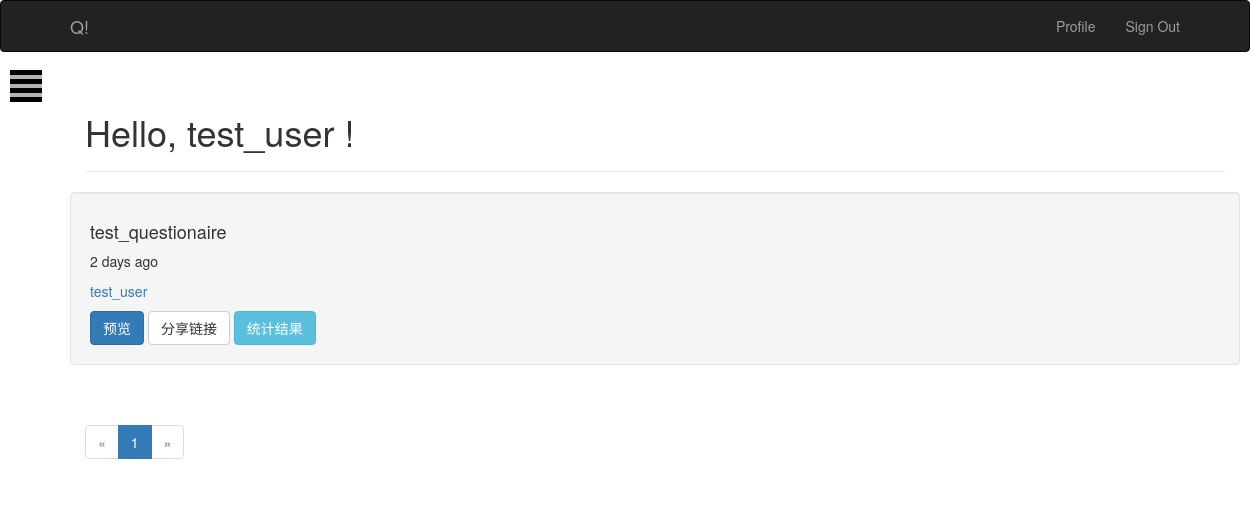
Before: / (signed in) with the older database file.
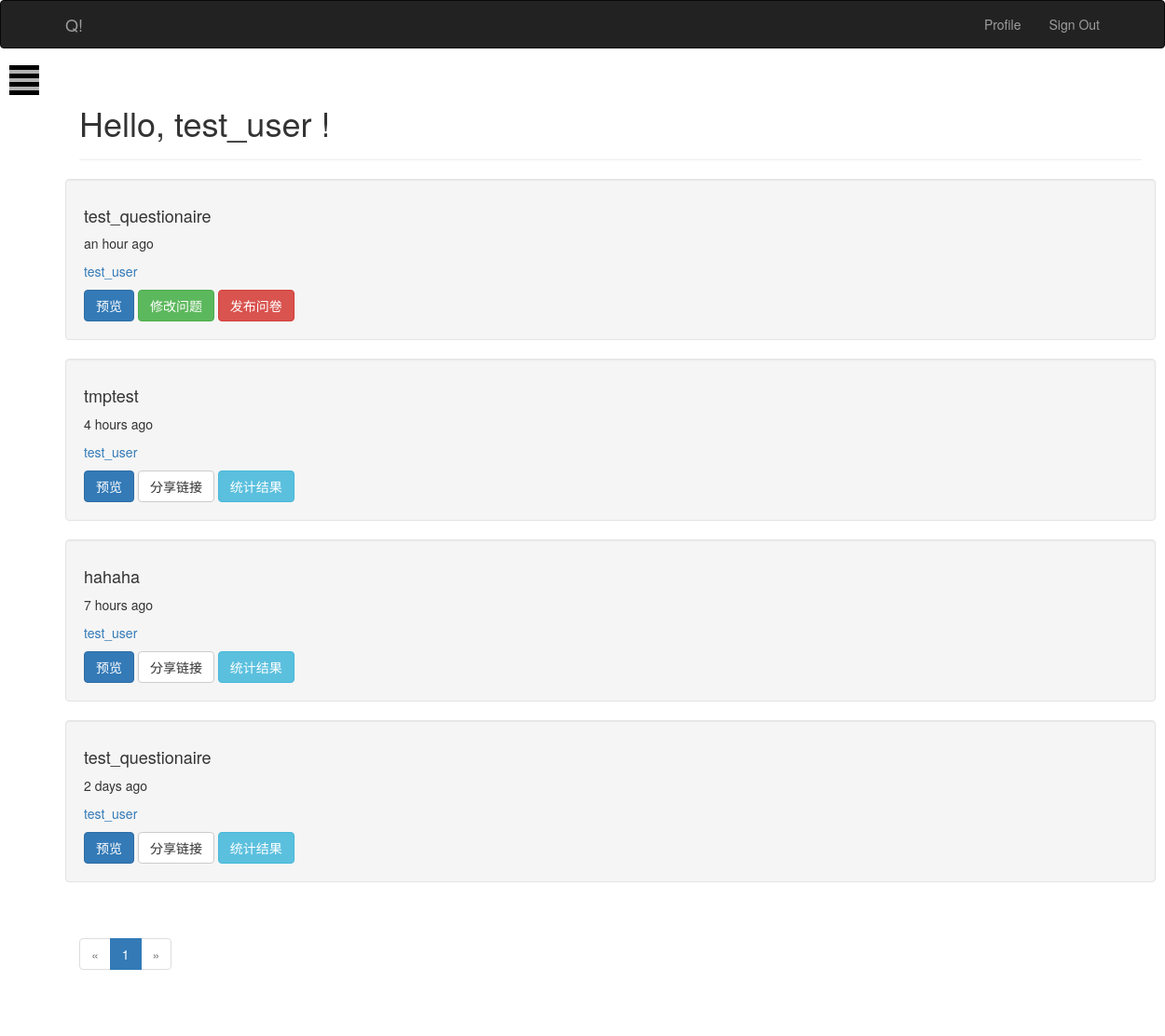
After: the same page with the newer database file.
### app/models.py (models this page shows, shortened)
class User(UserMixin, db.Model):
    __tablename__ = 'users'
    id = db.Column(db.Integer, primary_key=True)
    email = db.Column(db.String(64), unique=True, index=True)
    username = db.Column(db.String(64), unique=True)
    name = db.Column(db.String(64))
    location = db.Column(db.String(64))
    about_me = db.Column(db.Text())
    member_since = db.Column(db.DateTime(), default=datetime.utcnow)
    last_seen = db.Column(db.DateTime(), default=datetime.utcnow)
    confirmed = db.Column(db.Boolean, default=False)
    password_hash = db.Column(db.String(128))
    role_id = db.Column(db.Integer, db.ForeignKey('roles.id'))
    questionaires = db.relationship('Questionaire', backref="author", lazy="dynamic")
    posts = db.relationship('Post', backref="author", lazy="dynamic")
    @property
    def password(self):
        raise AttributeError('password is not a readable attribute')
    def ping(self):
        self.last_seen = datetime.utcnow()
        db.session.add(self)
    def is_anonymous(self):
        return False

class Questionaire(db.Model):
    __tablename__ = "questionaires"
    id = db.Column(db.Integer, primary_key=True)
    title = db.Column(db.String(20))
    description = db.Column(db.Text())
    timestamp = db.Column(db.DateTime, index=True, default=datetime.utcnow)
    author_id = db.Column(db.Integer, db.ForeignKey('users.id'))
    questions = db.relationship('Question', backref="questionaire", lazy="dynamic")
    releases = db.relationship('QuestionaireRelease', backref="questionaire", lazy="dynamic")

### app/main/views.py (the view)
@main.route('/', methods=['GET', 'POST'])
def index():
    page = request.args.get('page', 1, type=int)
    if current_user.is_anonymous() == False:
        pagination = Questionaire.query.order_by(Questionaire.timestamp.desc()).filter_by(author=current_user._get_current_object()).paginate(
            page, per_page=current_app.config['FLASK_POSTS_PER_PAGE'],
            error_out=False
        )
        questionaires = pagination.items
        return render_template('index.html', current_time=datetime.utcnow(), questionaires=questionaires, pagination=pagination)
    return render_template('anonymous.html')

### app/auth/views.py (called while the page is built)
@auth.before_app_request
def before_request():
    if current_user.is_authenticated:
        current_user.ping()
        if not current_user.confirmed \
            and request.endpoint[:5] != 'auth.':
            return redirect(url_for('auth.unconfirmed'))

### app/main/__init__.py (called while the page is built)
@main.app_context_processor
def inject_permission():
    return dict(Permission=Permission)

### app/models.py (called while the page is built)
@login_manager.user_loader
def load_user(user_id):
    return User.query.get(int(user_id))

### app/templates/index.html (shortened to what this page needs)
{% extends 'base.html' %}
{% import "bootstrap/wtf.html" as wtf %}
{% import "_macros.html" as macros %}
{% block head%}
{{super()}}
{% endblock %}
{% block page_content %}
    <div class="page-header">
        <h1>Hello,
            {% if current_user.is_authenticated %}
                {{ current_user.username }}
            {% else %}
                Stranger
            {% endif %}!
        </h1>
    </div>
{% include '_posts.html' %}
<div class="pagination">
    {{ macros.pagination_widget(pagination, '.index') }}
</div>
{% endblock page_content %}
{% block content %}
{{super()}}
<div id="wrapper">
      <div id="page-content-wrapper">
        <button type="button" class="hamburger is-closed animated fadeInLeft" data-toggle="offcanvas">
          <span class="hamb-top"></span>
          <span class="hamb-middle"></span>
          <span class="hamb-bottom"></span>
        </button>
      </div>
</div>
{% endblock content %}

### app/templates/base.html (shortened to what this page needs)
{% extends "bootstrap/base.html" %}
{% block head %}
    {{ super() }}
    <link href="//netdna.bootstrapcdn.com/bootstrap/3.0.0/css/bootstrap.min.css" rel="stylesheet">
    <link rel="stylesheet" href="{{ url_for('static', filename='bootstrap.min.css') }}" />
    <link rel="stylesheet" href="{{ url_for('static', filename='style.css') }}" />
{% endblock head %}
{% block navbar %}
<div class="navbar navbar-inverse navbar-toggleable-xl" role="navigation">
    <div class="container">
        <div class="navbar-collapse">
            <a class="navbar-brand" href="/">Q!</a>
            <ul class="nav navbar-nav navbar-right">
                {% if current_user.is_authenticated %}
                <li><a href="{{ url_for('main.user', username=current_user.username) }}">Profile</a></li>
                <li><a href="{{ url_for('auth.logout') }}">Sign Out</a></li>
                {% else %}
                <li><a href="{{ url_for('auth.login') }}">Sign In</a></li>
                <li><a href="{{ url_for('auth.register') }}">Register</a></li>
                {% endif %}
            </ul>
        </div>
    </div>
</div>
{% endblock navbar %}
{% block content%}
<div class="container" id="mainbody">
    {% block page_content %}
    {% endblock page_content %}
</div>
{% endblock content %}

### app/templates/_macros.html
{% macro pagination_widget(pagination, endpoint) %}
<ul class="pagination">
    <li {% if not pagination.has_prev %} class="disabled" {% endif %}>
        <a href="{% if pagination.has_prev %}{{url_for(endpoint, page=pagination.page-1, **kwargs)}} {% else %}#{% endif %}">&laquo;</a>
    </li>
    {% for p in pagination.iter_pages() %}
        {% if p %}
            {% if p == pagination.page %}
                <li class="active">
                    <a href="{{ url_for(endpoint, page=p, **kwargs)}}">{{p}}</a>
                </li>
            {% else %}
                <li>
                    <a href="{{ url_for(endpoint, page=p, **kwargs)}}">{{p}}</a>
                </li>
            {% endif %}
        {% else %}
                <li class="disabled"><a href="#">&hellip;</a></li>
        {% endif %}
    {% endfor %}
    <li {% if not pagination.has_next %}class="disabled"{% endif %}>
        <a href="{% if pagination.has_next %}{{url_for(endpoint, page=pagination.page+1, **kwargs)}} {% else %}#{% endif %}">&raquo;</a>
    </li>
</ul>
{% endmacro %}

### app/templates/_posts.html
<div class="row">
    {% for questionaire in questionaires %}
    <div class="card well">
        <div class="card-body">
            <h4 class="card-title">{{ questionaire.title }}</h4>
            <p class="card-text">{{ moment(questionaire.timestamp).fromNow() }}</p>
            <p class="card-text"><a href="{{ url_for('.user', username=questionaire.author.username) }}">{{ questionaire.author.username }}</a></p>
        </div>
        <div class="questionaire-body">
            <div class="questionaire-footer">
                <a href="{{url_for('main.questionaire', id=questionaire.id)}}">
                    <span class="btn btn-primary">预览</span>
                </a>
                {% if current_user == questionaire.author %}
                    {% if questionaire.releases[0] %}
                    <span class="btn btn-default" id="questionaire_{{questionaire.id}}.copylink" onclick="copy(this)">分享链接</span>
                    <a href="{{ url_for('main.analyse_questionaire', id=questionaire.id) }}">
                        <span class="btn btn-info">统计结果</span>
                    </a>
                    {% else %}
                    <a href="{{ url_for('main.create_question', id=questionaire.id) }}">
                        <span class="btn btn-success">修改问题</span>
                    </a>
                    <a href="{{ url_for('main.release_questionaire', id=questionaire.id) }}">
                        <span class="btn btn-danger">发布问卷</span>
                    </a>
                    {% endif %}
                {% endif %}
            </div>
        </div>
    </div>
    {% endfor %}
</div>

### app/static/style.css (style rules this page uses)
.navbar-nav>li, .navbar-nav { float: left !important; }
.navbar-nav.navbar-right:last-child { margin-right: -15px !important; }
.navbar-right { float: right!important; }
body { position: relative; overflow-x: hidden; }
body, html { height: 100%; background-color: white; }
#wrapper { -moz-transition: all 0.5s ease; -o-transition: all 0.5s ease; -webkit-transition: all 0.5s ease; padding-left: 0; transition: all 0.5s ease; }
#page-content-wrapper { padding-top: 70px; width: 100%; }
.hamburger { background: black; border: none; display: block; height: 32px; margin-left: 10px; position: fixed; top: 70px; width: 32px; z-index: 999; }
.hamburger.is-closed:before { -webkit-transform: translate3d(0, 0, 0); -webkit-transition: all 0.35s ease-in-out; color: #ffffff; content: ''; display: block; font-size: 14px; line-height: 32px; opacity: 0; text-align: center; width: 100px; }
.hamburger.is-closed .hamb-top { -webkit-transition: all 0.35s ease-in-out; background-color: rgba(255, 255, 255, 0.7); top: 5px; }
.hamburger.is-closed .hamb-middle { background-color: rgba(255, 255, 255, 0.7); margin-top: -2px; top: 50%; }
.hamburger.is-closed .hamb-bottom { -webkit-transition: all 0.35s ease-in-out; background-color: rgba(255, 255, 255, 0.7); bottom: 5px; }
.hamburger.is-closed .hamb-top, .hamburger.is-closed .hamb-middle, .hamburger.is-closed .hamb-bottom, .hamburger.is-open .hamb-top, .hamburger.is-open .hamb-middle, .hamburger.is-open .hamb-bottom { height: 4px; left: 0; position: absolute; width: 100%; }
#mainbody { margin-left: 70px; margin-right: 70px; }

Changed rows visible on the page:
added Questionaire: title "test_questionaire", timestamp "an hour ago", author.username "test_user"
added Questionaire: title "tmptest", timestamp "4 hours ago", author.username "test_user"
added Questionaire: title "hahaha", timestamp "7 hours ago", author.username "test_user"
